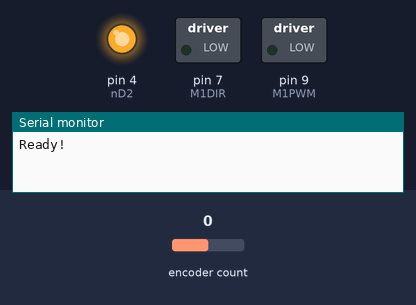
The sketch below on a simulated Arduino Uno, built with avr-gcc and run on an emulated ATmega328P. Parts: switched loads named in the sketch (green lamp = pin HIGH), output pins drawn as LEDs (lit = HIGH), the last lines printed to the serial monitor. Inputs (shaded band) come from the test bench; at power-on: encoder count 0.

Above: at 0.1 s.
At 1.2 s:
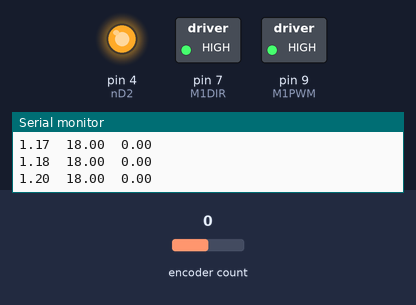
1.3 s: encoder count set to 4
At 3.9 s:
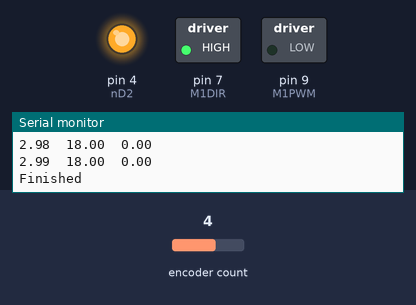
Timing chart, 0 to 5.4 s (numbered marks = the images above; inputs shaded):
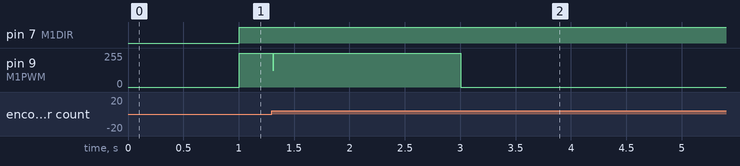

The sketch:

motor_velocity_control.ino
```cpp
/*
Intro:
motor_velocity_control turns a motor on and uses a basic control system to reach a set speed
in rad/s between 1s and 3s of the program running.

Connect battery to voltage monitor through a fuse and switch. Place the Pololu Dual MC33926 Motor Driver Shield
onto the Arduino. Connect the power inputs of the motor driver to the outputs of the voltage monitor. Make sure
the jumper on the motor driver is disconnected. Connect the motor power pins to the M1PWR outputs on the motor
hat. Connect encoder pins to the motor hat with jumpers: ENCA-> 2, ENCB-> 5, ENCPWR->5V, ENCGND->GND. Power the
Arduino with USB to recieve serial data about time, voltage, and motor speed. The data output is setup to be captured
by ReadFromArduino.mlx.
*/
# include <Encoder.h>

unsigned long desired_Ts_ms = 10; // desired sample time in milliseconds
unsigned long last_time_ms;
unsigned long start_time_ms;
float current_time;
float actual_speed;
float desired_speed = 4;   // speed for motor to rotate rad/s

float error;
float Voltage;
float Kp = 4.5;           // Gain. Determined using simulink model.

unsigned int PWM;           // value 0-255 to set duty cycle. 0: low, 255: high

float BatteryVoltage = 7.8; // expected voltage from battery
float pi = 3.14;

// pinout to connect motor driver and motor
int ENC1_A = 2;
int nD2 = 4;
int ENC1_B = 5;
int M1DIR = 7;
int M1PWM = 9;

// setup encoder using Encoder.h library
Encoder M1ENC(ENC1_A, ENC1_B);
long M1_Enc_Count = -999;


void setup() {

  pinMode(nD2, OUTPUT);
  pinMode(M1DIR, OUTPUT);
  pinMode(M1PWM, OUTPUT);

  digitalWrite(nD2, HIGH);    // enable motor driver outputs

  Serial.begin(115200);
  Serial.println("Ready!");
  last_time_ms = millis(); // set up sample time variable
  start_time_ms = last_time_ms;
}


float prev_pos1_rad = 0;   // holds previous encoder posotion
int finished = false;     // when 2 seconds have passed, the motor control is finished

void loop() {
  // Variables for calculating position
  float pos1_rad;
  long new_M1_Enc_Count;

  // print out timestamp in seconds
  current_time = (float)(last_time_ms-start_time_ms)/1000;

  // run the motor between 1 and 3 seconds
  if ((current_time >= 1) && current_time <= 3) {

    // read the encoder
    new_M1_Enc_Count = M1ENC.read();
    // update the M1 encoder count
    if (new_M1_Enc_Count != M1_Enc_Count) {
      M1_Enc_Count = new_M1_Enc_Count;
    }

    // determine the curent position of encoder in radians
    pos1_rad= 2*pi*(float)M1_Enc_Count/3200;

    // calculate speed
    actual_speed = (pos1_rad - prev_pos1_rad) / ((float)desired_Ts_ms/1000);

    // save current encoder location
    prev_pos1_rad = pos1_rad;

    // determine error
    error = desired_speed - actual_speed;
    // calculate voltage to apply to motor
    Voltage = Kp*error;

    // check the sign of voltage and set the motor driver sign pin as appropriate
    if (Voltage>0) {
      digitalWrite(M1DIR, HIGH);
    } else {
      digitalWrite(M1DIR, LOW);
    }

    // calculate the PWM value and apply the value to the M1PWM pin
    PWM = 255*abs(Voltage)/BatteryVoltage;
    analogWrite(M1PWM, min(PWM,255));

    // print time, voltage, and speed
    Serial.print(current_time);
    Serial.print("\t");
    Serial.print(Voltage);
    Serial.print("\t");
    Serial.println(actual_speed);
  }
  // time not between 1 and 3 s, motor off
  else {
     analogWrite(M1PWM, 0);
  }

  // tell matlab program data done streaming data
  if (current_time > 3 && !finished) {
    Serial.println("Finished");
    finished = true;
  }

  // sample period = desired_Ts_ms
  while (millis()<last_time_ms + desired_Ts_ms) {
  //wait until desired time passes to go top of the loop
  }
  last_time_ms = millis();

}
```

Measured:
- after the input at 1.3 s, pin 9 (M1PWM): 255/255 → 0/255 after 1.7 s
